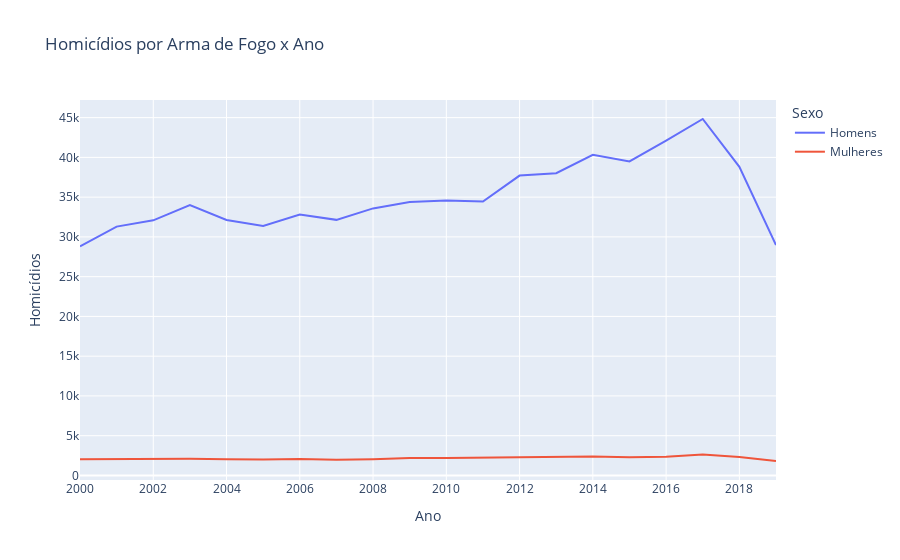

The cell this chart's notebook holds for it:
### Code cell
grafico = po.Figure()                                                                                                                                                                                           
                                                                                                                                                                                                                
grafico.add_scatter(x=lista_anos_homens,y=lista_homicidios_homens_por_ano,name="Homens",mode="lines")                                                                                                           
                                                                                                                                                                                                                
grafico.add_scatter(x=lista_anos_mulheres,y=lista_homicidios_mulheres_por_ano,name="Mulheres",mode="lines")                                                                                                     
                                                                                                                                                                                                                
grafico.update_layout(title="Homicídios por Arma de Fogo x Ano",xaxis_title="Ano",yaxis_title="Homicídios",legend_title="Sexo",hovermode="x unified")

### Figure 1 — Plotly figure (JSON) as saved in the notebook; plotly's stock layout.template omitted (floating-point values rounded to 4 significant figures)
{"data": [{"mode": "lines", "name": "Homens", "type": "scatter", "x": [2000, 2001, 2002, 2003, 2004, 2005, 2006, 2007, 2008, 2009, 2010, 2011, 2012, 2013, 2014, 2015, 2016, 2017, 2018, 2019], "y": [28822, 31294, 32083, 33991, 32126, 31388, 32811, 32144, 33582, 34402, 34576, 34442, 37715, 38007, 40329, 39500, 42102, 44828, 38808, 28982]}, {"mode": "lines", "name": "Mulheres", "type": "scatter", "x": [2000, 2001, 2002, 2003, 2004, 2005, 2006, 2007, 2008, 2009, 2010, 2011, 2012, 2013, 2014, 2015, 2016, 2017, 2018, 2019], "y": [2029, 2082, 2053, 2112, 2048, 2017, 2082, 1987, 2048, 2191, 2194, 2258, 2332, 2323, 2390, 2278, 2339, 2641, 2330, 1817]}], "layout": {"autosize": true, "hovermode": "x unified", "legend": {"title": {"text": "Sexo"}}, "title": {"text": "Homicídios por Arma de Fogo x Ano"}, "xaxis": {"autorange": true, "range": [2000, 2019], "title": {"text": "Ano"}, "type": "linear"}, "yaxis": {"autorange": true, "range": [-572.5, 47220.0], "title": {"text": "Homicídios"}, "type": "linear"}}}
